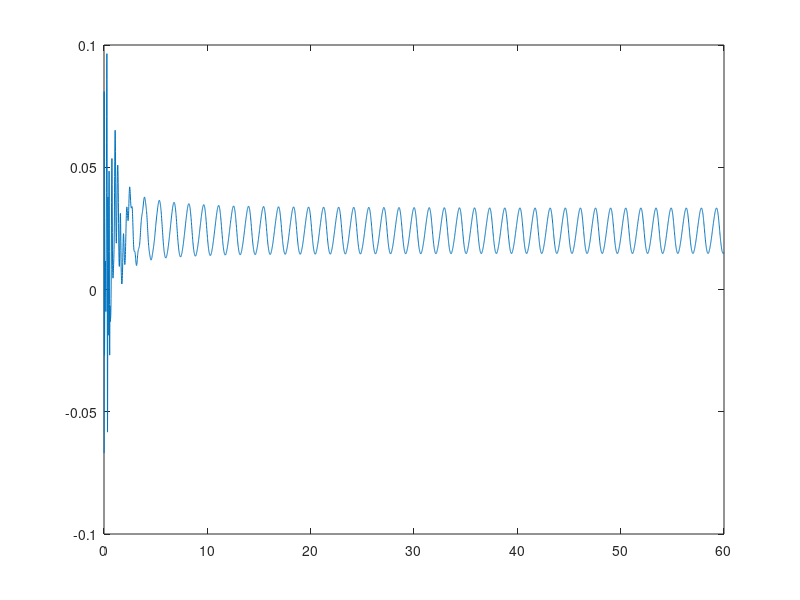

Recreate this plot in MATLAB. (Note: this script raises an error after producing the figure.)
function sinal
clear all
close all
clc


desloc=load('forceCoeffs_0.dat','-ascii'); 

[npontos, tam2] = size(desloc);

   
k =1;

  ttrans=4;       
fprintf ('Intervalo de tempo da resposta =');
dint = input ('Intervalo de tempo da resposta =');
dint=.01;
icont    = 0;
deltat   = 0;
ds       = 0;

coef =2;                                      
desloc(:,coef)=desloc(:,coef)*k;
for i=1:npontos;
    deltata = deltat;
    dxa = desloc(i,coef);
    deltat=desloc(i,1);
    while (icont*dint + dint) < deltat
        if deltat == (icont + 1)*dint
            icont = icont + 1;
            saida=[icont*dint desloc(i,coef)];
            bfil(icont,1)=saida(1,1);
            bfil(icont,2)=saida(1,2);
        else
            if deltat > (icont + 1)*dint
                icont = icont + 1;
                dix = (dint*icont - deltata)*...
                    (desloc(i,coef) - dxa)/(deltat - deltata)+ dxa;
                saida= [icont*dint dix];
                bfil(icont,1)=saida(1,1);
                bfil(icont,2)=saida(1,2);

            end
        end
    end

end
t=bfil(:,1);
b=bfil(:,2);
plot(t,b); 
  ans=size(bfil);
  np=ans(1);
  icont=0;
                             
  for i=1:np;
      if bfil(i,1) <= ttrans;
          icont=icont+1;
      end
  end
  bfil2(:,1)=bfil(icont:np,1)-ttrans;
  media=mean(bfil(icont:np,2));
  bfil2(:,2)=bfil(icont:np,2)-media;
  media=media*k
    n=length(bfil2(:,2));
  rms=norm(bfil2(:,2))*k/sqrt(n)

 % save p1.dat bfil2 -ascii

Figure(1);
Fs=1/dint;

t=bfil2(:,1);

xx=bfil2(:,2);


Figure(2);

